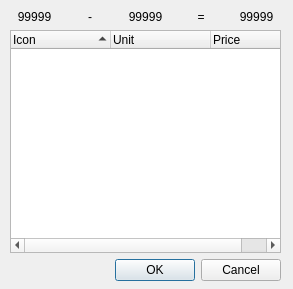
<ui version="4.0" >
 <class>BuyMenu</class>
 <widget class="QDialog" name="BuyMenu" >
  <property name="geometry" >
   <rect>
    <x>0</x>
    <y>0</y>
    <width>293</width>
    <height>289</height>
   </rect>
  </property>
  <property name="windowTitle" >
   <string>Dialog</string>
  </property>
  <widget class="QWidget" name="layoutWidget" >
   <property name="geometry" >
    <rect>
     <x>10</x>
     <y>10</y>
     <width>271</width>
     <height>271</height>
    </rect>
   </property>
   <layout class="QVBoxLayout" name="verticalLayout" >
    <item>
     <layout class="QHBoxLayout" name="horizontalLayout" >
      <item>
       <widget class="QLabel" name="startFundsLabel" >
        <property name="text" >
         <string>99999</string>
        </property>
        <property name="alignment" >
         <set>Qt::AlignCenter</set>
        </property>
       </widget>
      </item>
      <item>
       <widget class="QLabel" name="label_2" >
        <property name="text" >
         <string>-</string>
        </property>
        <property name="alignment" >
         <set>Qt::AlignCenter</set>
        </property>
       </widget>
      </item>
      <item>
       <widget class="QLabel" name="priceLabel" >
        <property name="text" >
         <string>99999</string>
        </property>
        <property name="alignment" >
         <set>Qt::AlignCenter</set>
        </property>
       </widget>
      </item>
      <item>
       <widget class="QLabel" name="label_4" >
        <property name="text" >
         <string>=</string>
        </property>
        <property name="alignment" >
         <set>Qt::AlignCenter</set>
        </property>
       </widget>
      </item>
      <item>
       <widget class="QLabel" name="differenceLabel" >
        <property name="text" >
         <string>99999</string>
        </property>
        <property name="alignment" >
         <set>Qt::AlignCenter</set>
        </property>
       </widget>
      </item>
     </layout>
    </item>
    <item>
     <widget class="QTreeWidget" name="treeWidget" >
      <property name="tabKeyNavigation" >
       <bool>true</bool>
      </property>
      <property name="indentation" >
       <number>0</number>
      </property>
      <property name="rootIsDecorated" >
       <bool>false</bool>
      </property>
      <property name="uniformRowHeights" >
       <bool>true</bool>
      </property>
      <property name="itemsExpandable" >
       <bool>false</bool>
      </property>
      <property name="sortingEnabled" >
       <bool>true</bool>
      </property>
      <property name="expandsOnDoubleClick" >
       <bool>false</bool>
      </property>
      <column>
       <property name="text" >
        <string>Icon</string>
       </property>
      </column>
      <column>
       <property name="text" >
        <string>Unit</string>
       </property>
      </column>
      <column>
       <property name="text" >
        <string>Price</string>
       </property>
      </column>
     </widget>
    </item>
    <item>
     <widget class="QDialogButtonBox" name="buttonBox" >
      <property name="orientation" >
       <enum>Qt::Horizontal</enum>
      </property>
      <property name="standardButtons" >
       <set>QDialogButtonBox::Cancel|QDialogButtonBox::Ok</set>
      </property>
     </widget>
    </item>
   </layout>
  </widget>
 </widget>
 <resources/>
 <connections>
  <connection>
   <sender>buttonBox</sender>
   <signal>accepted()</signal>
   <receiver>BuyMenu</receiver>
   <slot>accept()</slot>
   <hints>
    <hint type="sourcelabel" >
     <x>248</x>
     <y>254</y>
    </hint>
    <hint type="destinationlabel" >
     <x>157</x>
     <y>274</y>
    </hint>
   </hints>
  </connection>
  <connection>
   <sender>buttonBox</sender>
   <signal>rejected()</signal>
   <receiver>BuyMenu</receiver>
   <slot>reject()</slot>
   <hints>
    <hint type="sourcelabel" >
     <x>316</x>
     <y>260</y>
    </hint>
    <hint type="destinationlabel" >
     <x>286</x>
     <y>274</y>
    </hint>
   </hints>
  </connection>
 </connections>
</ui>
